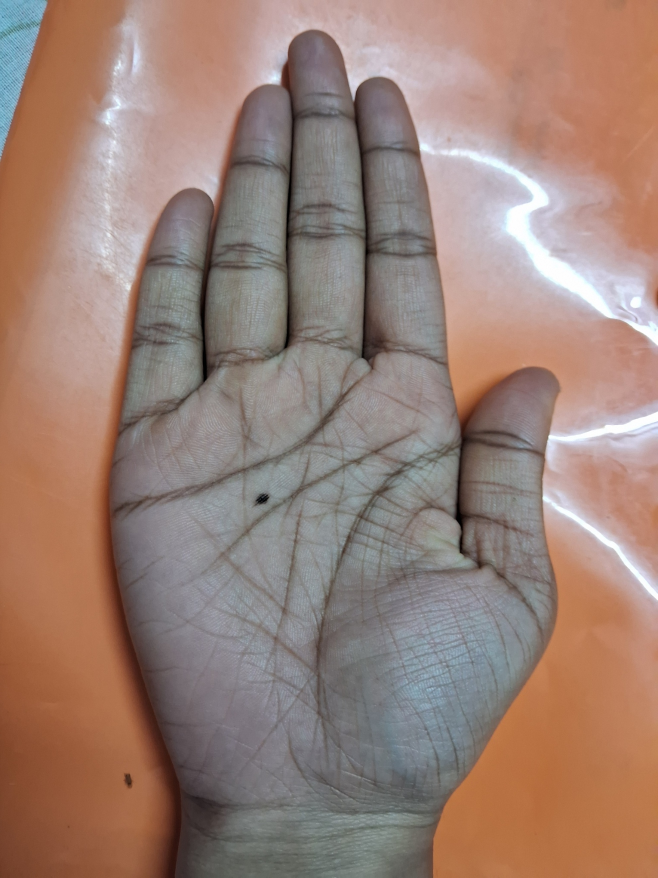
#> input picture palmistry-tarot-backend/test_image.jpg, 1316 x 1755 px (shown at 1/2 size)
$ python -i palm_analysis.py   (imports and definitions only)
#> lines starting #> are read from the running program, lines starting #| are printed output that depends on the picture
"""Palm image analysis.

The computer-vision layer detects visual palm features.
The interpretation layer is entertainment/self-reflection content and
does not claim scientific prediction.
"""

from __future__ import annotations

import hashlib
import math

import cv2
import numpy as np

from app.services.palm_line_detector import detect_palm_lines
from app.services.palm_line_detector import is_available as model_is_available


SUPPORTED_LINES = [
    "life",
    "head",
    "heart",
    "fate",
    "sun",
]


def analyze_palm_image(image_bytes: bytes) -> dict:

    np_array = np.frombuffer(
        image_bytes,
        np.uint8,
    )

    image = cv2.imdecode(
        np_array,
        cv2.IMREAD_COLOR,
    )

    if image is None:
        raise ValueError(
            "Could not read this file as an image."
        )

    if model_is_available():
        result = _analyze_with_model(
            image_bytes,
            image,
        )
    else:
        result = _analyze_with_heuristic(
            image_bytes,
            image,
        )

    return result


# ============================================================
# YOLO MODEL
# ============================================================

# [436 lines left out: functions _analyze_with_model, _line_interpretation, _normalize_line_name, _estimate_palm_shape, _estimate_finger_structure, _analyze_with_heuristic and 1 more, not called in this run]


LIFE_LINE_OPTIONS = [
    "Traditional palmistry associates this line with vitality and resilience.",
    "Traditional palmistry associates this line with energy and adaptation.",
    "Traditional palmistry associates this line with steadiness and change."
]

HEAD_LINE_OPTIONS = [
    "Traditional palmistry associates this line with analytical thinking.",
    "Traditional palmistry associates this line with creativity and intuition.",
    "Traditional palmistry associates this line with reasoning and decision-making."
]

HEART_LINE_OPTIONS = [
    "Traditional palmistry associates this line with emotional expression.",
    "Traditional palmistry associates this line with affection and relationships.",
    "Traditional palmistry associates this line with connection and feelings."
]

FATE_LINE_OPTIONS = [
    "Traditional palmistry associates this line with goals and direction.",
    "Traditional palmistry associates this line with career and purpose.",
    "Traditional palmistry associates this line with adaptability and ambition."
]

SUN_LINE_OPTIONS = [
    "Traditional palmistry associates this line with creativity.",
    "Traditional palmistry associates this line with recognition and expression.",
    "Traditional palmistry associates this line with achievement and visibility."
]

>>> import cv2
>>> picture = cv2.imread('../../test_image.jpg', cv2.IMREAD_GRAYSCALE)
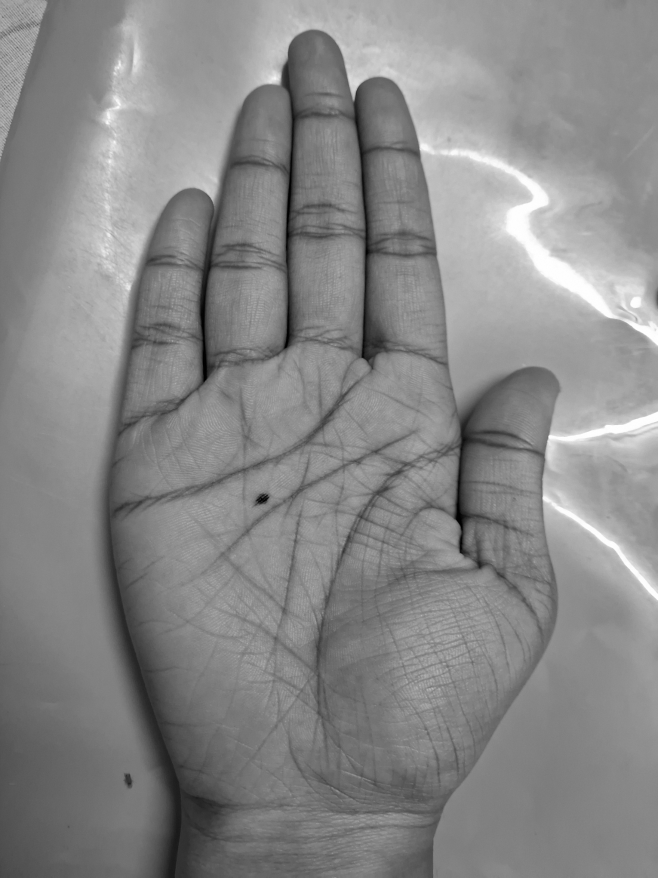
#> picture: shape (1755, 1316) (shown at 1/2 size); min 0, max 255, mean 135.2
#> (the run stopped early here; a loop or call above may not have finished)
